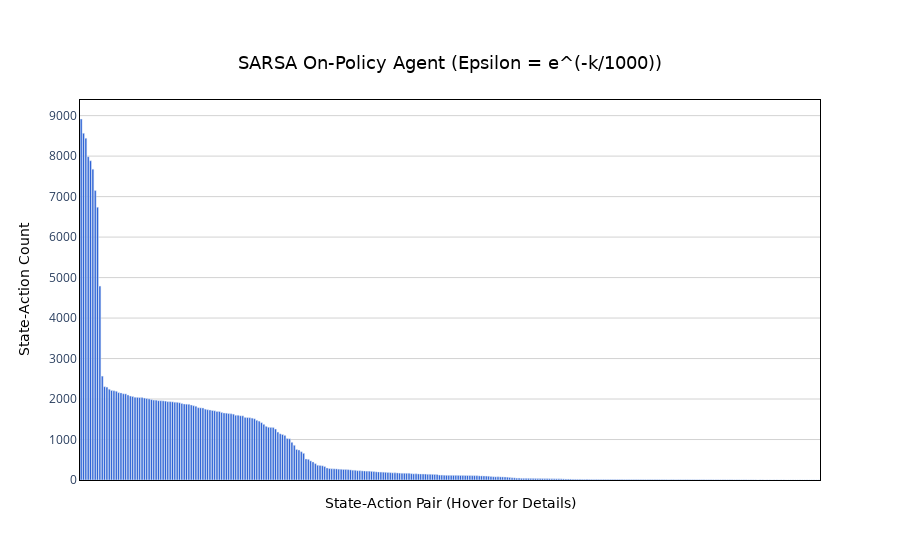

Notebook code for this chart:
### Code cell
plot_state_action_counts(sarsa_agent_3.n_counter, "SARSA On-Policy Agent (Epsilon = e^(-k/1000))")

### Figure 1 — Plotly figure (JSON) as saved in the notebook; plotly's stock layout.template omitted (floating-point values rounded to 4 significant figures; data arrays with more than 128 entries replaced by an {"elided": "..."} marker saying what was removed)
{"data": [{"hoverinfo": "text", "hoverlabel": {"bgcolor": "rgba(60, 60, 60, 0.85)", "bordercolor": "rgba(60, 60, 60, 0.85)", "font": {"color": "white", "family": "DejaVu Sans, Arial, sans-serif"}}, "hovertext": {"elided": "316 str values"}, "marker": {"color": "#245cd4"}, "type": "bar", "x": {"elided": "316 str values"}, "y": {"elided": "316 int values"}}], "layout": {"plot_bgcolor": "white", "title": {"font": {"color": "black", "family": "DejaVu Sans, Arial, sans-serif", "size": 18}, "text": "SARSA On-Policy Agent (Epsilon = e^(-k/1000))", "x": 0.5, "xanchor": "center", "y": 0.9, "yanchor": "top"}, "xaxis": {"linecolor": "black", "linewidth": 1, "mirror": true, "showline": true, "tickmode": "array", "ticktext": [], "tickvals": [], "title": {"font": {"color": "black", "family": "DejaVu Sans, Arial, sans-serif", "size": 14}, "text": "State-Action Pair (Hover for Details)"}}, "yaxis": {"gridcolor": "lightgray", "gridwidth": 1, "linecolor": "black", "linewidth": 1, "mirror": true, "showgrid": true, "showline": true, "title": {"font": {"color": "black", "family": "DejaVu Sans, Arial, sans-serif", "size": 14}, "text": "State-Action Count"}}}}
